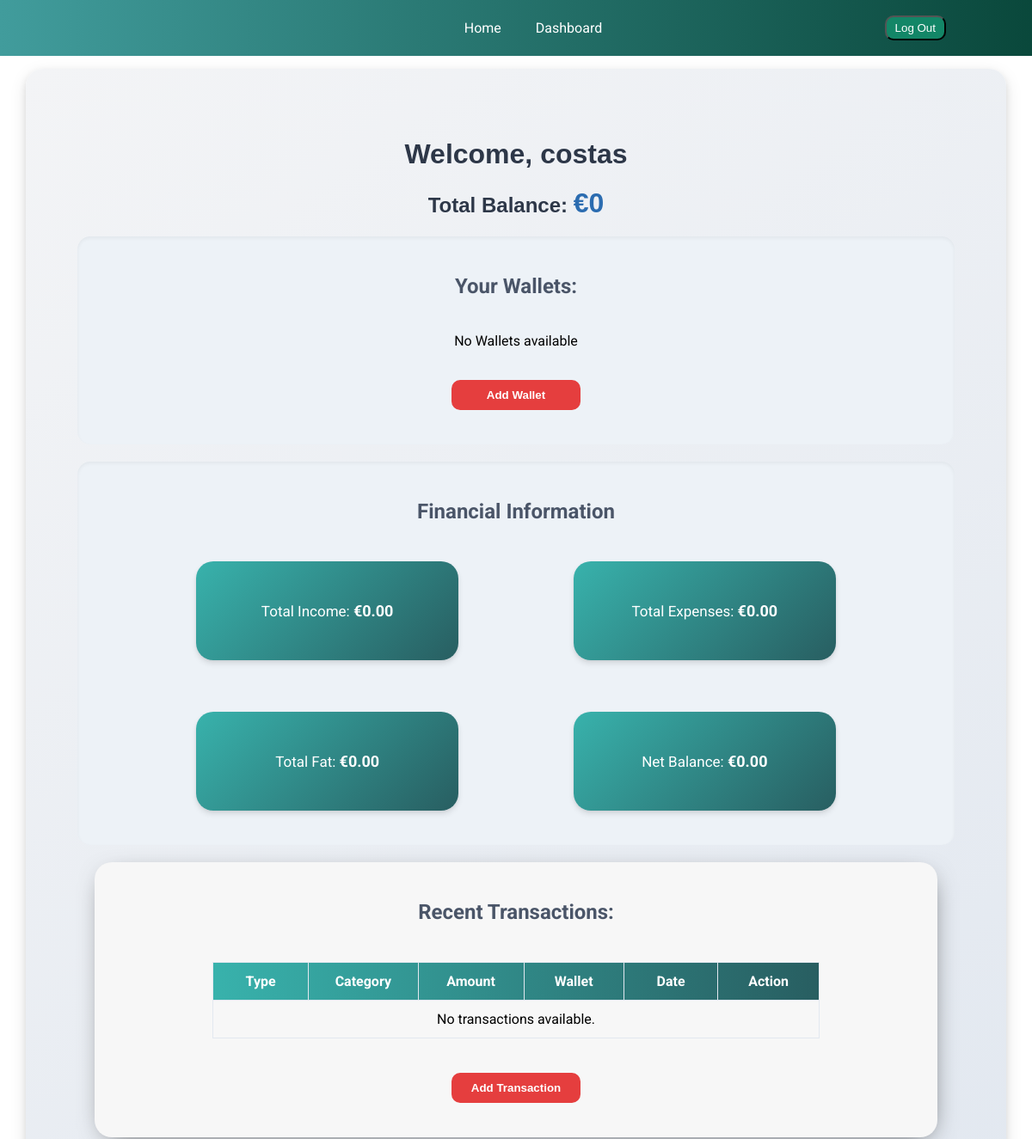
/tracker/ (signed in, upper part), run on an earlier commit of the app's database.
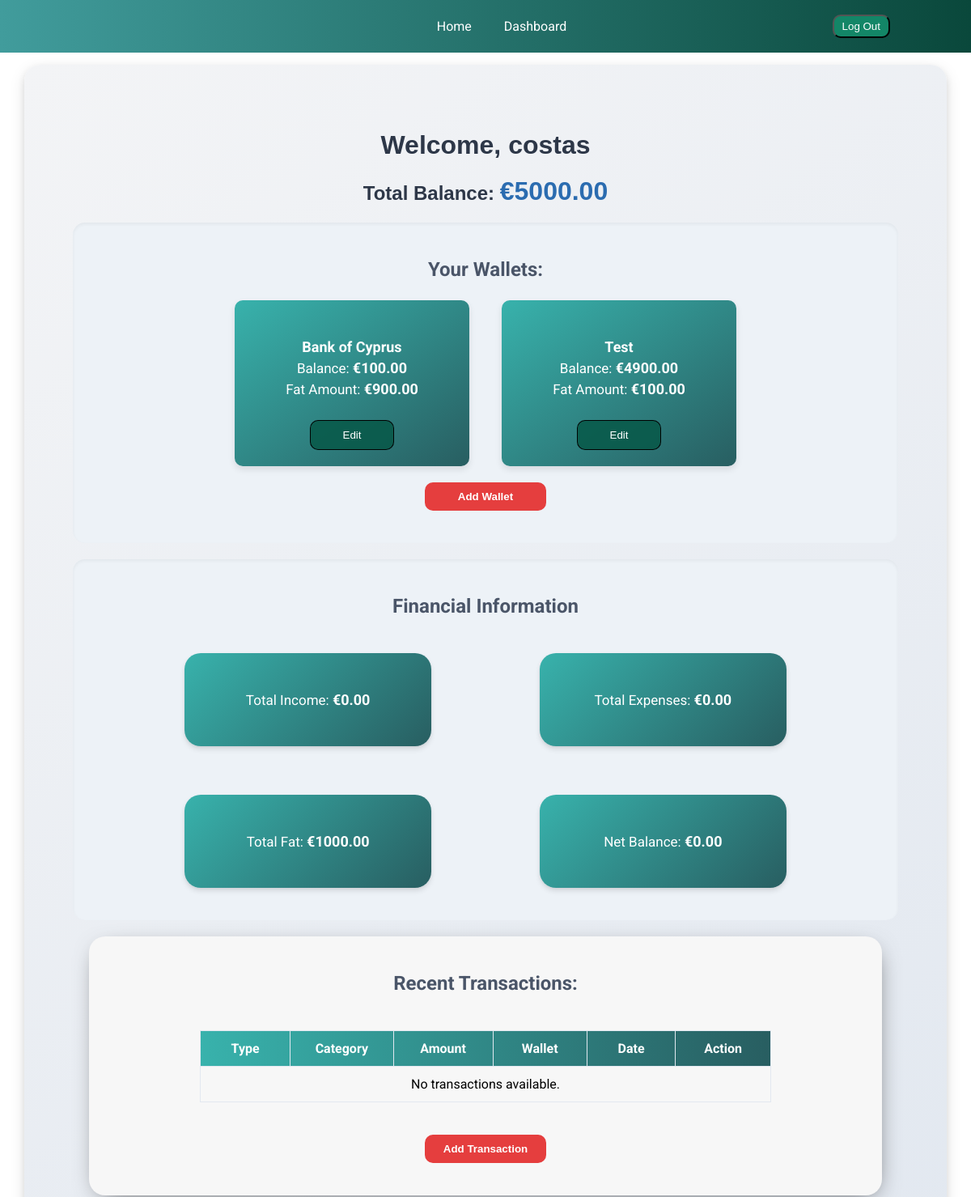
And on a later commit of the database.
### tracker/models.py (models this page shows, shortened)
class Wallet(models.Model):
    CATEGORY_CHOICES = [
        ('Cash', 'Cash'),
        ('Debit Card', 'Debit Card'),
        ('Credit Card', 'Credit Card'),
        ('Bank Account', 'Bank Account'),
    ]
    user = models.ForeignKey(User, on_delete=models.CASCADE, related_name='wallets')
    name = models.CharField(max_length=100)
    category = models.CharField(max_length=50, choices=CATEGORY_CHOICES)
    balance = models.DecimalField(max_digits=10, decimal_places=2, default=0.00)
    def __str__(self):
        return self.name

class Fat(models.Model):
    wallet = models.OneToOneField(Wallet, on_delete=models.CASCADE, related_name='fat')
    amount = models.DecimalField(max_digits=10, decimal_places=2, default=0.00)

### tracker/views.py (the view, shortened to what this page needs)
# urls.py: path('', views.dashboard, name='dashboard'),
@login_required
def dashboard(request):
    wallet_form = WalletForm()
    transaction_form = TransactionForm(user=request.user)
    wallets = Wallet.objects.filter(user=request.user)
    wallet_forms = {wallet.id: WalletForm(instance=wallet) for wallet in wallets}
    transactions = Transaction.objects.filter(wallet__user=request.user).order_by('-timestamp')
    for transaction in transactions:
        transaction.edit_form = TransactionForm(instance=transaction, user=request.user)
    total_fat = Fat.objects.aggregate(total=Sum('amount'))['total'] or 0.00
    total_balance = sum(wallet.balance for wallet in wallets)
    total_income = Transaction.objects.filter(wallet__user=request.user, type='Income').aggregate(total=Sum('amount'))['total'] or 0
    total_expenses = Transaction.objects.filter(wallet__user=request.user, type='Expense').aggregate(total=Sum('amount'))['total'] or 0
    net_balance = total_income - total_expenses
    transaction_forms = {transaction.id: TransactionForm(instance=transaction, user=request.user) for transaction in transactions}
    total_balance = sum(w.balance for w in Wallet.objects.filter(user=request.user))
    net_balance = total_income - total_expenses
    return render(request, 'tracker/dashboard.html', {
        'wallets': wallets,
        'wallet_forms':wallet_forms,
        'transactions': transactions,
        'total_balance': total_balance,
        'wallet_form': wallet_form,
        'transaction_form': transaction_form,
        'total_income': total_income,
        'total_expenses': total_expenses,
        'net_balance': net_balance,
        'transaction_forms':transaction_forms,
        'total_fat': total_fat,
    })

### tracker/templatetags/custom_filters.py (called while the page is built)
@register.filter
def get_item(dictionary, key):
    return dictionary.get(key)

### tracker/templates/tracker/dashboard.html (shortened to what the changed rows need)
{% extends 'tracker/base.html'%}
{% load custom_filters %}
{% load static %}
{% block main %}
<div class="dashboard wrapper  ">
    <h1>Welcome, {{ user.username }}</h1>
    <h2>Total Balance:  <span class="total-balance">€{{ total_balance }}</span></h2>
    <section class="wallet-section dashboard-shadow">
        <div class="wallets">
            <div class="wallet-flex">
                {% for wallet in wallets %}
                    <p class="wallet"><br>
                        <span class="wallet-header"><strong>{{ wallet.name }}</strong></span><br>
                        Balance: <span class="wallet-amount"> €{{ wallet.balance }}</span><br>
                        {% if wallet.fat %}
                            Fat Amount: <span class="wallet-amount"> €{{ wallet.fat.amount }}</span>
                        {% else %}
                            No Fat data available.
                        {% endif %}
                                            <br><br>
                        <button type="button" class="btn open-edit-wallet-modal" onclick="openEditWalletModal({{ wallet.id }})" data-toggle="modal" data-target="#editWalletModal{{ wallet.id }}">
                            Edit
                        </button>
                    </p>
                    {% empty %}
                      <p>No Wallets available</p>
                {% endfor %}
            </div>
        </div>
    </section>
    <section class="sum dashboard-shadow">
        <div class="dashboard-flex">
            <div class="dashboard-view fat">
                <p>Total Fat: <span class="dashboard-amount">€{{ total_fat|default:0.00|floatformat:2  }}</span></p>
            </div>
        </div>
    </section>
    <section class="transactions-section dashboard-shadow">
        <div class="transaction-section-wrapper">
            <table border="1">
                <thead>
                    <tr>
                        <th>Type</th>
                        <th>Category</th>
                        <th>Amount</th>
                        <th>Wallet</th>
                        <th>Date</th>
                        <th>Action</th>
                    </tr>
                </thead>
            </table>
        </div>
    </section>
</div>
{% endblock %}

What changed in the data, as far as the page shows it:
added Wallet: name "Bank of Cyprus", balance "100.00", fat.amount "900.00"
added Wallet: name "Test", balance "4900.00", fat.amount "100.00"
Also different on the page:
{{ total_balance }}: "0" → "5000.00"
{{ total_fat|default:0.00|floatformat:2 }}: "0.00" → "1000.00"
text no longer shown: "No Wallets available"
